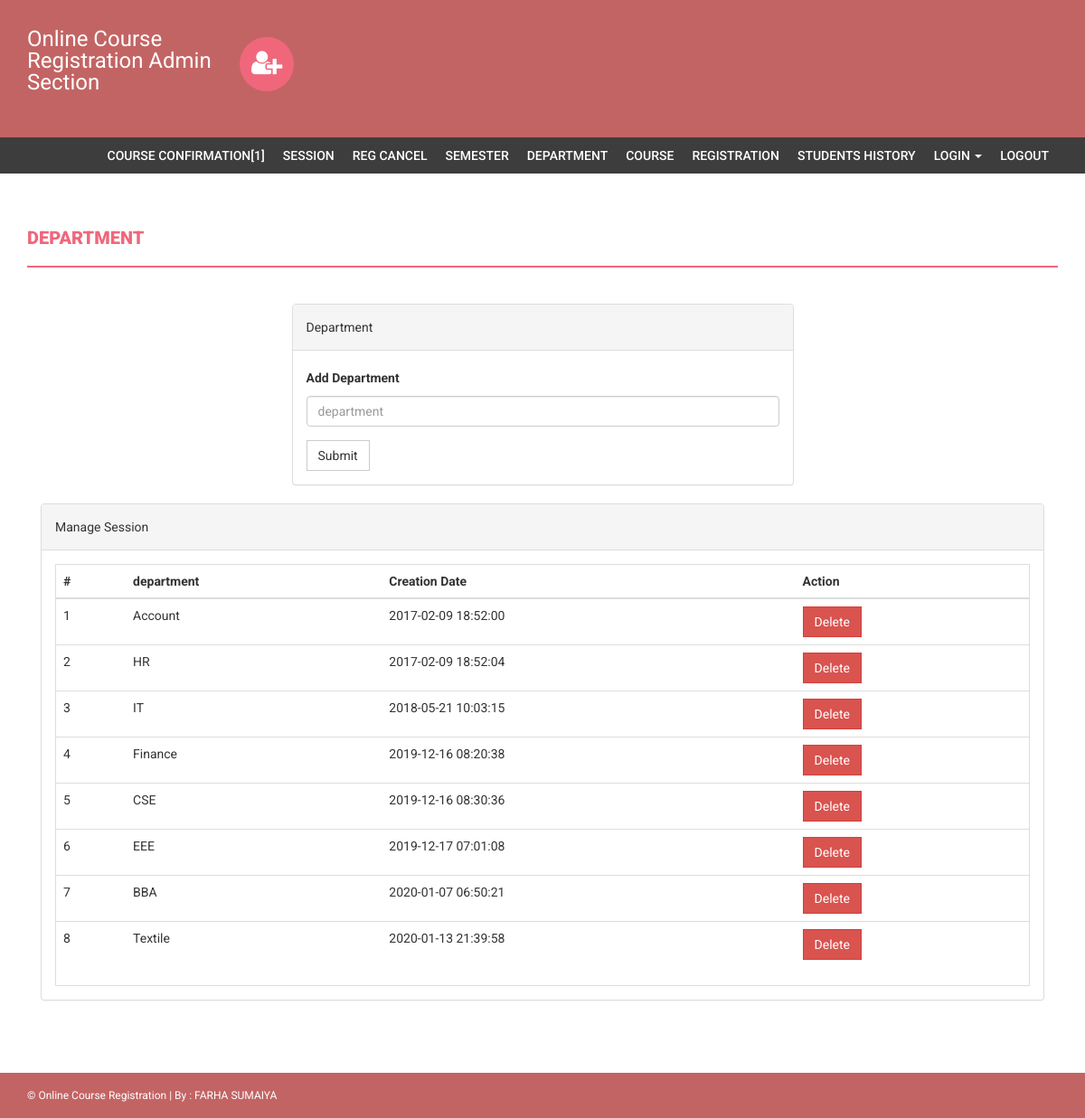
The page /admin/department.php (signed in) on the database its author committed.
### tables this page shows
CREATE TABLE `department` (
  `id` int(11) NOT NULL,
  `department` varchar(255) DEFAULT NULL,
  `creationDate` timestamp NULL DEFAULT current_timestamp()
);

### admin/department.php (the view, shortened to what this page needs)
<?php
if(strlen($_SESSION['alogin'])==0)
    {
header('location:index.php');
}
else{
?>
<!DOCTYPE html>
<html xmlns="http://www.w3.org/1999/xhtml">
<head>
    <link href="assets/css/bootstrap.css" rel="stylesheet" />
    <link href="assets/css/font-awesome.css" rel="stylesheet" />
    <link href="assets/css/style.css" rel="stylesheet" />
</head>
<body>
<?php include('includes/header.php');?>
<?php if($_SESSION['alogin']!="")
{
 include('includes/menubar.php');
}
 ?>
    <div class="content-wrapper">
        <div class="container">
              <div class="row">
                    <div class="col-md-12">
                        <h1 class="page-head-line">Department  </h1>
                    </div>
                </div>
                <div class="row" >
                  <div class="col-md-3"></div>
                    <div class="col-md-6">
                        <div class="panel panel-default">
                        <div class="panel-heading">
                           Department
                        </div>
                        <div class="panel-body">
                       <form name="dept" method="post">
   <div class="form-group">
    <label for="department">Add Department  </label>
    <input type="text" class="form-control" id="department" name="department" placeholder="department" required />
  </div>
 <button type="submit" name="submit" class="btn btn-default">Submit</button>
</form>
                            </div>
                            </div>
                    </div>
                </div>
                <div class="col-md-12">
                    <div class="panel panel-default">
                        <div class="panel-heading">
                            Manage Session
                        </div>
                        <div class="panel-body">
                            <div class="table-responsive table-bordered">
                                <table class="table">
                                    <thead>
                                        <tr>
                                            <th>#</th>
                                            <th>department</th>
                                            <th>Creation Date</th>
                                            <th>Action</th>
                                        </tr>
                                    </thead>
                                    <tbody>
<?php
$sql=mysqli_query($con,"select * from department");
$cnt=1;
while($row=mysqli_fetch_array($sql))
{
?>
                                        <tr>
                                            <td><?php echo $cnt;?></td>
                                            <td><?php echo htmlentities($row['department']);?></td>
                                            <td><?php echo htmlentities($row['creationDate']);?></td>
                                            <td>
  <a href="department.php?id=<?php echo $row['id']?>&del=delete" onClick="return confirm('Are you sure you want to delete?')">
                                            <button class="btn btn-danger">Delete</button>
</a>
                                            </td>
                                        </tr>
<?php
$cnt++;
} ?>
                                    </tbody>
                                </table>
                            </div>
                        </div>
                    </div>
                </div>
            </div>
        </div>
  <?php include('includes/footer.php');?>
</body>
</html>
<?php } ?>

### admin/assets/css/style.css (style rules this page uses)
body { font-family: 'Roboto', sans-serif; line-height: 30px; }
.content-wrapper { margin-top: 40px; min-height: 600px; padding-bottom: 60px; }
.page-head-line { font-weight: 900; padding-bottom: 20px; border-bottom: 2px solid #F0677C; text-transform: uppercase; color: #F0677C; font-size: 20px; margin-bottom: 40px; }
.btn { border-radius: 0px; -webkit-border-radius: 0px; -moz-border-radius: 0px; }

### rows shown on the page
department: department "Account", creationDate "2017-02-09 18:52:00"
department: department "HR", creationDate "2017-02-09 18:52:04"
department: department "IT", creationDate "2018-05-21 10:03:15"
department: department "Finance", creationDate "2019-12-16 08:20:38"
department: department "CSE", creationDate "2019-12-16 08:30:36"
department: department "EEE", creationDate "2019-12-17 07:01:08"
department: department "BBA", creationDate "2020-01-07 06:50:21"
department: department "Textile", creationDate "2020-01-13 21:39:58"

### other values the page prints
$rows "1"
